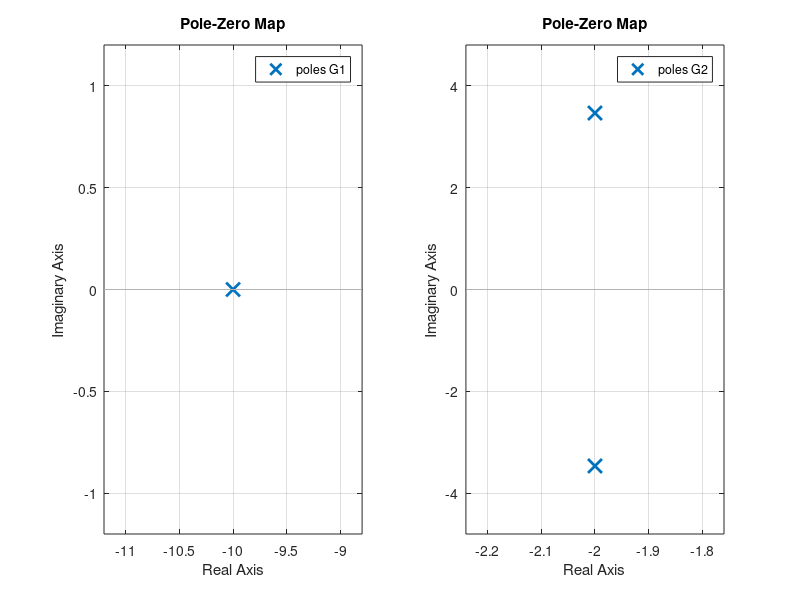

The MATLAB source for this figure:
clc
clear all
close all

%1. Generte tf and find zeros and poles.
%(a) G(s) = 2/(0.1s+1)
G1=tf(2, [0.1 1])
[Z1, P1, K1]=tf2zp(2, [0.1 1])
subplot(1,2,1)
pzmap(G1)

%(b) G(s) = 16/(s^2+4s+16)
G2=tf(16, [1 4 16])
[Z2, P2, K2]=tf2zp(16, [1 4 16])
subplot(1,2,2)
pzmap(G2)